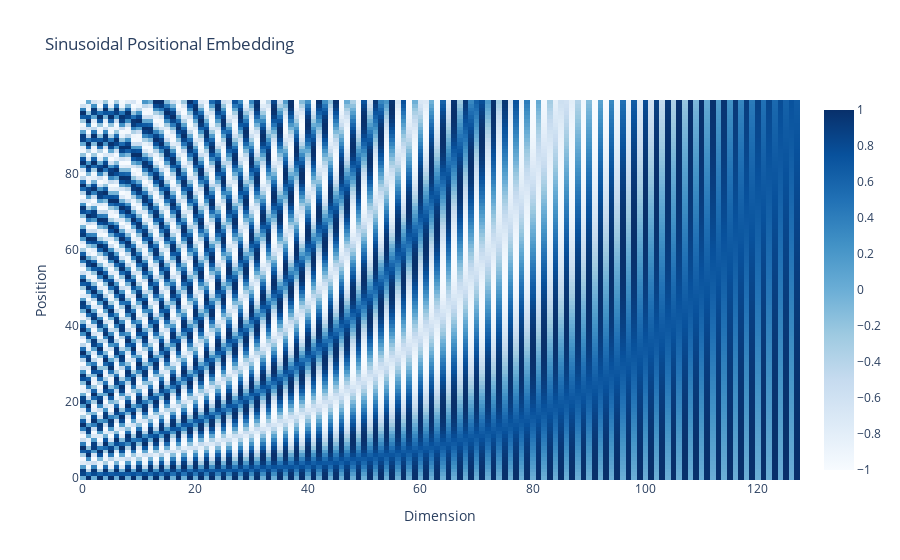

Source (notebook cell):
### Code cell
# plot positional embedding plotly
fig = go.Figure(data=go.Heatmap(
                     z=pos_emb,
                        colorscale='Blues'))
fig.update_layout(
    title='Sinusoidal Positional Embedding',
    xaxis_title='Dimension',
    yaxis_title='Position',
    )
fig.show()

### Figure 1 — Plotly figure (JSON) as saved in the notebook; plotly's stock layout.template omitted (floating-point values rounded to 4 significant figures; data arrays with more than 128 entries replaced by an {"elided": "..."} marker saying what was removed)
{"data": [{"colorscale": [[0, "rgb(247,251,255)"], [0.125, "rgb(222,235,247)"], [0.25, "rgb(198,219,239)"], [0.375, "rgb(158,202,225)"], [0.5, "rgb(107,174,214)"], [0.625, "rgb(66,146,198)"], [0.75, "rgb(33,113,181)"], [0.875, "rgb(8,81,156)"], [1, "rgb(8,48,107)"]], "type": "heatmap", "z": {"elided": "100x128 float values"}}], "layout": {"title": {"text": "Sinusoidal Positional Embedding"}, "xaxis": {"title": {"text": "Dimension"}}, "yaxis": {"title": {"text": "Position"}}}}
